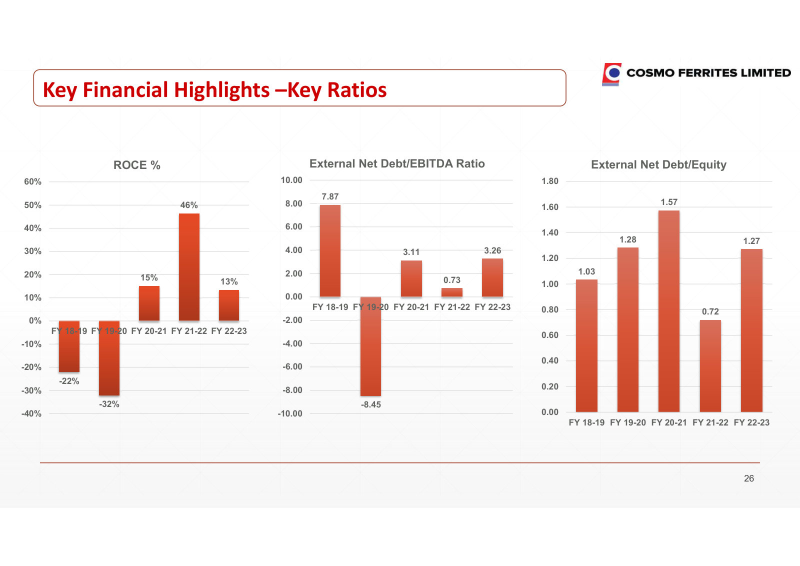
#> input picture cloud_batches/cloud_hard_20261015_141615/b000/00005_image.jpg, 1600 x 1132 px (shown at 1/2 size)
$ python -i hp_ocr_large.py   (imports and definitions only)
#> lines starting #> are read from the running program, lines starting #| are printed output that depends on the picture
#> further down, picture is the input picture: PIL image 1600x1132 RGB; mean R, G, B 247.1, 238.1, 236.3
"""Large Windows AI TextRecognizer accuracy test on the HP OmniBook.

The engine (``Microsoft.Windows.AI.Imaging.TextRecognizer``) only answers from a
signed MSIX with package identity launched in the interactive session, so this
driver never calls it directly: it renders pages with pypdfium2, writes a
manifest, registers/starts the ``RETextRecBench`` scheduled task (interactive
logon token, action = the package execution alias), waits for the helper's
``<out>.done`` sentinel and reads the JSONL rows back.

Headless rule (Shivam, 1 Nov 2026): nothing may reach the HP screen.  The helper
is a GUI-subsystem WinExe, and ``start_batch`` reads the PE header of the
*installed package's* EXE and refuses to launch unless the subsystem is GUI (2),
so a bad build cannot put a console window on the screen.  The scheduled task is
registered hidden and its action is never a ``.cmd`` or ``.ps1``.  A failed run
leaves an ``error`` field in ``<out>.done`` and a nonzero task exit code, which
``wait_done`` raises here.

This module is the experiment driver, not the engine helper:

* ``run`` renders a split (``tune`` or ``test``) at one DPI with one clean-up
  variant, optional tiling and optional ``ImageScaler`` upscaling, then runs the
  batch and writes ``rows.jsonl`` / ``words.jsonl`` under ``work/<name>``.
* ``score`` invokes the read-only scorer ``C:\\RE\\ocr_large\\score_large.py``.
* ``report`` tabulates number-token confidence bands and the two flag-only
  checks (letters inside numeric tokens, totals that do not add up).
* ``test`` renders and runs every test page of both kinds once and writes
  ``C:\\RE\\ocr_large\\rows\\<setting>\\test.jsonl`` and ``test_words.jsonl``.

No raw data outside ``C:\\RE\\ocr_large`` is read.  Rendering uses at most four
worker processes; the NPU batch is one process at a time.
"""
from __future__ import annotations

import argparse
import json
import os
import re
import struct
import subprocess
import sys
import time
from concurrent.futures import ProcessPoolExecutor
from pathlib import Path

ROOT = Path(r"C:\RE\ocr_large")
WORK = ROOT / "work"
ROWS = ROOT / "rows"
SCORER = ROOT / "score_large.py"
TASK = "RETextRecBench"
PACKAGE = "RETextRecBench"
EXE = "textrec.exe"
ALIAS = Path(os.environ.get("LOCALAPPDATA", r"C:\Users\zen7s\AppData\Local")) / \
    "Microsoft" / "WindowsApps" / "textrec.exe"
# IMAGE_OPTIONAL_HEADER.Subsystem, same offset in PE32 and PE32+.
PE_GUI_SUBSYSTEM = 2


def _current_user() -> str:
    """The interactive account to run the packaged helper as.

    The worker's environment is inherited from the service (USERNAME=SYSTEM),
    so the token owner, not the environment, is what the scheduled task needs.
    """
    try:
        name = subprocess.run(["whoami"], capture_output=True, text=True,
                              check=False).stdout.strip()
        if name:
            return name
    except OSError:
        pass
    return f"{os.environ.get('COMPUTERNAME', 'SUMIT_HP')}\\zen7s"


USER = _current_user()

NUM = re.compile(r"\d[\d,]*(?:\.\d+)?")
WORD = re.compile(r"[A-Za-z]{3,}")
TOKEN = re.compile(r"[^\s]+")


# --------------------------------------------------------------------------- #
# Sample / page lists
# --------------------------------------------------------------------------- #

def load_sample() -> dict:
    return json.loads((ROOT / "sample.json").read_text(encoding="utf-8"))


def pdf_path(relative: str) -> Path:
    return ROOT / "pdf" / relative.replace("/", os.sep)


def digital_pages(split: str) -> list[dict]:
    return [p for p in load_sample()["digital"] if p["split"] == split]


# [15 lines left out: function scanned_pages, not called in this run]


# --------------------------------------------------------------------------- #
# Image transforms (PIL + numpy only; no cv2 on this ARM64 box)
# --------------------------------------------------------------------------- #

def _deskew(image):
    from PIL import Image
    import numpy as np

    gray = image.convert("L")
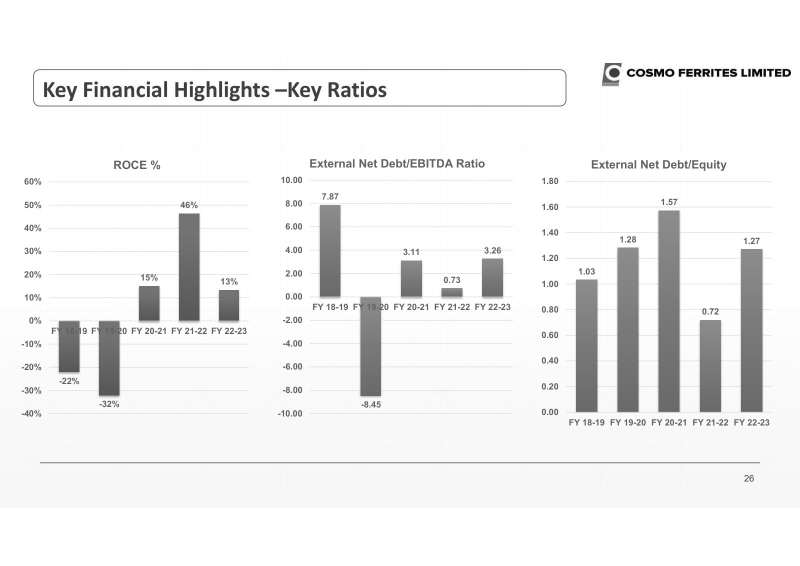
#> gray: PIL image 1600x1132 L (shown at 1/2 size); min 0, max 255, mean 240.6
    small = gray.resize((max(1, gray.width // 4), max(1, gray.height // 4)))
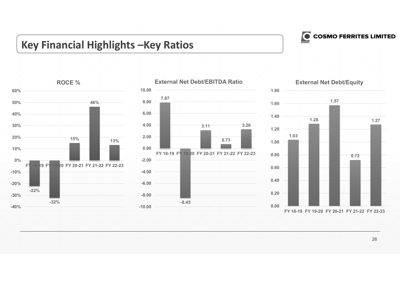
#> small: PIL image 400x283 L; min 13, max 255, mean 240.5
    best_angle, best_score = 0.0, -1.0
    for step in range(-12, 13):
        angle = step * 0.25
        rotated = np.asarray(small.rotate(angle, resample=Image.Resampling.BILINEAR,
                                          fillcolor=255), dtype=np.float32)
        score = float(rotated.mean(axis=1).var())
        if score > best_score:
            best_angle, best_score = angle, score
#> this loop made 25 passes
#> (score, best_angle, best_score) on passes 1, 2, 3, 4, 5, 6, 12, 13: (187, -3, 187), (192.6, -2.75, 192.6), (198.2, -2.5, 198.2), (203.6, -2.25, 203.6), (207.5, -2, 207.5), (209.1, -1.75, 209.1), (213, -0.25, 213), (226.8, 0, 226.8)
#> score on passes 7, 8, 9, 10, 11, 14: 207.6, 204.8, 202.3, 202.6, 206.4, 219.8
#> pass 1, in _deskew, `rotated = np.asarray(small.rotate(angle, resample=Image.Resampling.BIL..`:
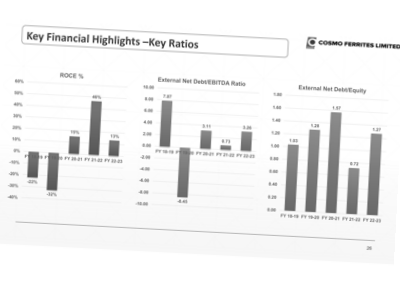
#> rotated: shape (283, 400) float32; min 24, max 255, mean 240.3
#> pass 2, in _deskew, `rotated = np.asarray(small.rotate(angle, resample=Image.Resampling.BIL..`:
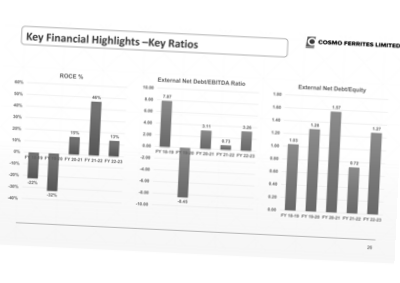
#> rotated: shape (283, 400) float32; min 34, max 255, mean 240.3
#> pass 3, in _deskew, `rotated = np.asarray(small.rotate(angle, resample=Image.Resampling.BIL..`:
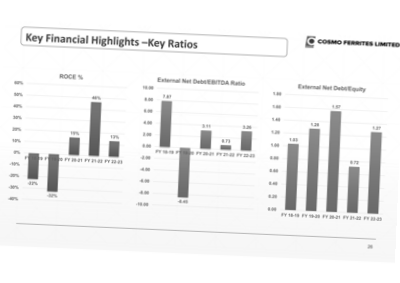
#> rotated: shape (283, 400) float32; min 24, max 255, mean 240.3
#> after the loop, best_angle = 0; best_score = 226.8
    if abs(best_angle) < 0.26:
        return image.convert("RGB")
    return image.rotate(best_angle, resample=Image.Resampling.BICUBIC, fillcolor=255).convert("RGB")


# [293 lines left out: functions variant_image, _render_job, _tile_job, render_pages, render_tiles, _powershell and 8 more, not called in this run]


def text_rows(rows: list[dict]) -> list[dict]:
    return [{"id": row["id"], "text": row.get("text") or ""} for row in rows]


# [20 lines left out: functions word_rows, write_rows, not called in this run]


# --------------------------------------------------------------------------- #
# Tiles -> page
# --------------------------------------------------------------------------- #

def _norm_text(text: str) -> str:
    return re.sub(r"[^a-z0-9]+", "", (text or "").lower())


# [163 lines left out: functions _iou, _join_seams, merge_tiles, score, not called in this run]


def f1(entry: list) -> float:
    recall, precision = entry[0], entry[1]
    return 0.0 if recall + precision == 0 else 2 * recall * precision / (recall + precision)


# [74 lines left out: functions rank_score, confidence_report, not called in this run]


LETTER_NUMBER = re.compile(r"^(?=.*\d)(?=.*[A-Za-z])[\dOoIlSsZzBb.,()%-]{2,8}$")
# Legitimate alphanumerics that are not digit/letter substitutions: fiscal
# labels, ordinals and unit suffixes.
ALNUM_OK = re.compile(
    r"^(?:FY\d{2,4}|Q\d(?:FY\d{2,4})?|H\d(?:FY\d{2,4})?|"
    r"\d+(?:st|nd|rd|th)|"
    r"(?:kg|mm|cm|km|ml|kw|mw|gw|kv|mt|bn|mn|crore|lakh|rs|inr|usd|bps|bp|nm))$",
    re.IGNORECASE)
NUMBER_ONLY = re.compile(r"^[\d][\d,\.]*$")


# [276 lines left out: functions flag_report, command_run, command_score, command_report, command_test, command_scan_check and 1 more, not called in this run]


# [2 lines not run here, left out]

>>> from PIL import Image
>>> picture = Image.open('../../cloud_batches/cloud_hard_20261015_141615/b000/00005_image.jpg')
>>> result = _deskew(picture)
